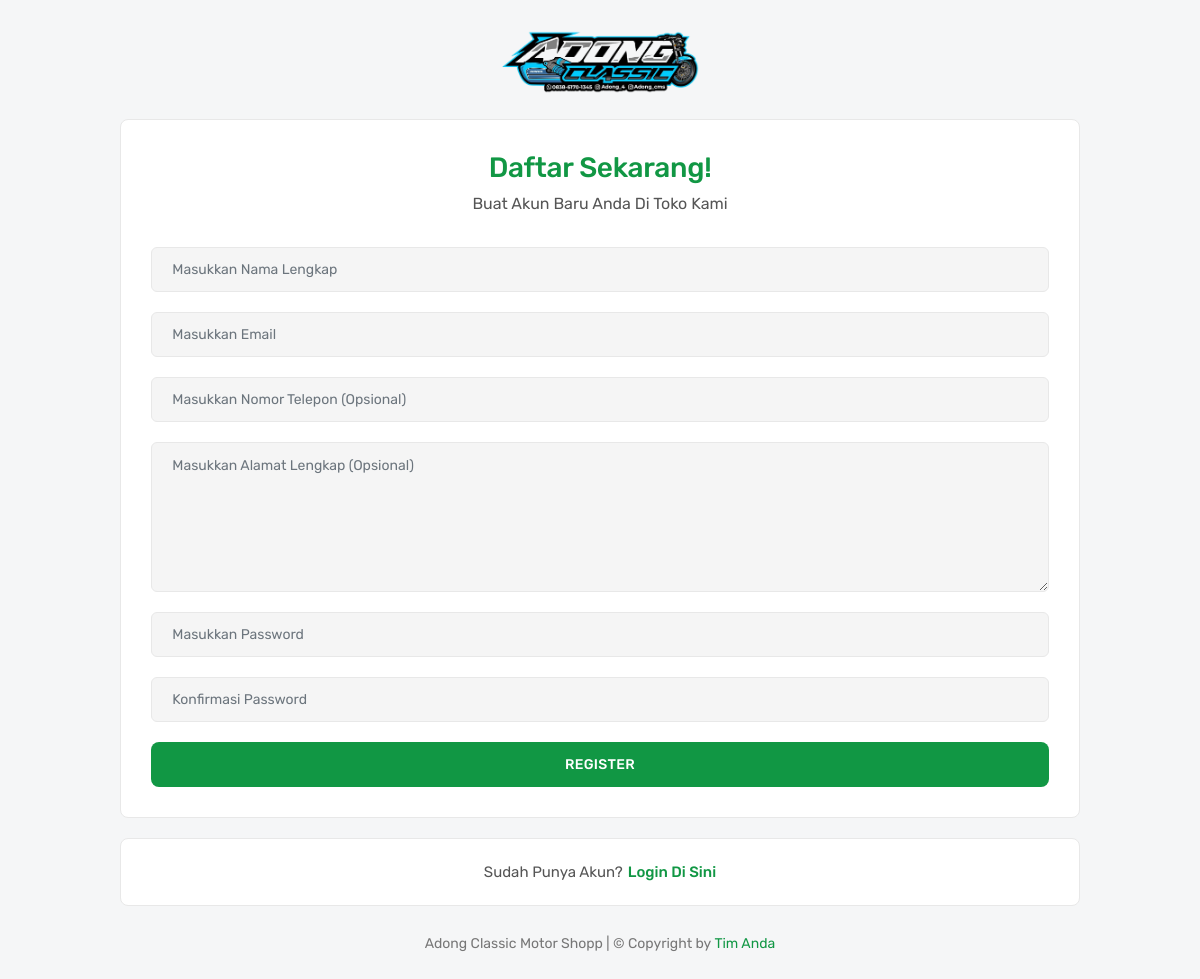
Page /register_customer.php on the committed database.
### tables this page shows
CREATE TABLE `meta` (
  `id_meta` int(11) NOT NULL,
  `nama_instansi` varchar(255) DEFAULT NULL,
  `pimpinan` varchar(255) DEFAULT NULL,
  `telepon` varchar(50) DEFAULT NULL,
  `email` varchar(100) DEFAULT NULL,
  `alamat` text DEFAULT NULL,
  `logo` varchar(255) DEFAULT NULL
);

### admin/inc/helper.php (called while the page is built, shortened)
<?php
function sanitize($data) {
    return htmlspecialchars($data, ENT_QUOTES, 'UTF-8');
}
?>

### register_customer.php (the view, shortened to what this page needs)
<?php
require_once 'admin/inc/koneksi.php';
require_once 'admin/inc/helper.php';
$meta = $koneksi->query("SELECT * FROM meta WHERE id_meta = 1")->fetch_assoc();
?>
<!DOCTYPE html>
<html lang="id">
<head>
    <link rel="stylesheet" href="fonts/icofont/icofont.min.css">
    <link rel="stylesheet" href="fonts/fontawesome/fontawesome.min.css">
    <link rel="stylesheet" href="vendor/bootstrap/bootstrap.min.css">
    <link rel="stylesheet" href="css/main.css">
    <link rel="stylesheet" href="css/user-auth.css">
</head>
<body>
    <section class="user-form-part">
        <div class="container">
            <div class="row justify-content-center">
                <div class="col-12 col-sm-10 col-md-12 col-lg-12 col-xl-10">
                    <div class="user-form-logo">
                        <a href="index.php"><img src="admin/assets/images/<?= sanitize($meta['logo'] ?? 'logo.png'); ?>" alt="logo"></a>
                    </div>
                    <div class="user-form-card">
                        <div class="user-form-title">
                            <h2>Daftar Sekarang!</h2>
                            <p>Buat akun baru Anda di toko kami</p>
                        </div>
                        <div class="user-form-group">
                            <form class="user-form" method="POST" action="register_customer.php">
                                <div class="form-group">
                                    <input type="text" name="nama_lengkap" class="form-control" placeholder="Masukkan nama lengkap" required>
                                </div>
                                <div class="form-group">
                                    <input type="email" name="email" class="form-control" placeholder="Masukkan email" required>
                                </div>
                                <div class="form-group">
                                    <input type="text" name="telepon" class="form-control" placeholder="Masukkan nomor telepon (opsional)">
                                </div>
                                <div class="form-group">
                                    <textarea class="form-control" name="alamat" placeholder="Masukkan alamat lengkap (opsional)"></textarea>
                                </div>
                                <div class="form-group">
                                    <input type="password" name="password" class="form-control" placeholder="Masukkan password" required>
                                </div>
                                <div class="form-group">
                                    <input type="password" name="konfirmasi_password" class="form-control" placeholder="Konfirmasi password" required>
                                </div>
                                <div class="form-button">
                                    <button type="submit">register</button>
                                </div>
                            </form>
                        </div>
                    </div>
                    <div class="user-form-remind">
                        <p>Sudah punya akun?<a href="login_customer.php"> login di sini</a></p>
                    </div>
                    <div class="user-form-footer">
                        <p><?= sanitize($meta['nama_instansi'] ?? 'Greeny'); ?> | &copy; Copyright by <a href="#">Tim Anda</a></p>
                    </div>
                </div>
            </div>
        </div>
    </section>
</body>
</html>

### css/user-auth.css (style rules this page uses)
.user-form-part { padding-top: 30px; }
.user-form-logo { text-align: center; margin-bottom: 25px; }
.user-form-logo img { width: 200px; }
.user-form-card { padding: 30px; border-radius: 8px; margin-bottom: 20px; background: var(--white); border: 1px solid var(--border); }
.user-form-title { text-align: center; margin-bottom: 30px; }
.user-form-title h2 { font-size: 28px; line-height: 36px; margin-bottom: 5px; color: var(--primary); }
.user-form-title p { text-transform: capitalize; }
.user-form-group { display: -webkit-box; display: -ms-flexbox; display: flex; -webkit-box-align: start; -ms-flex-align: start; align-items: flex-start; -webkit-box-pack: start; -ms-flex-pack: start; justify-content: flex-start; }
.user-form { width: 100%; }
.user-form .form-group { margin-bottom: 20px; }
.form-button { text-align: center; }
.form-button button { width: 100%; height: 45px; font-size: 14px; font-weight: 500; line-height: 45px; border-radius: 8px; letter-spacing: 0.3px; text-align: center; text-transform: uppercase; color: var(--white); background: var(--primary); }
.user-form-remind { padding: 20px; border-radius: 8px; text-align: center; background: var(--white); border: 1px solid var(--border); }
.user-form-remind p { font-size: 15px; text-transform: capitalize; }
.user-form-remind p a { font-weight: 500; margin-left: 5px; color: var(--primary); }
.user-form-footer { text-align: center; margin-top: 25px; margin-bottom: 40px; }
.user-form-footer p { font-size: 14px; color: var(--gray); }
.user-form-footer p a { color: var(--primary); transition: all linear .3s; -webkit-transition: all linear .3s; -moz-transition: all linear .3s; -ms-transition: all linear .3s; -o-transition: all linear .3s; }

### rows in the picture
meta: logo (picture), nama_instansi "Adong Classic Motor Shopp"
